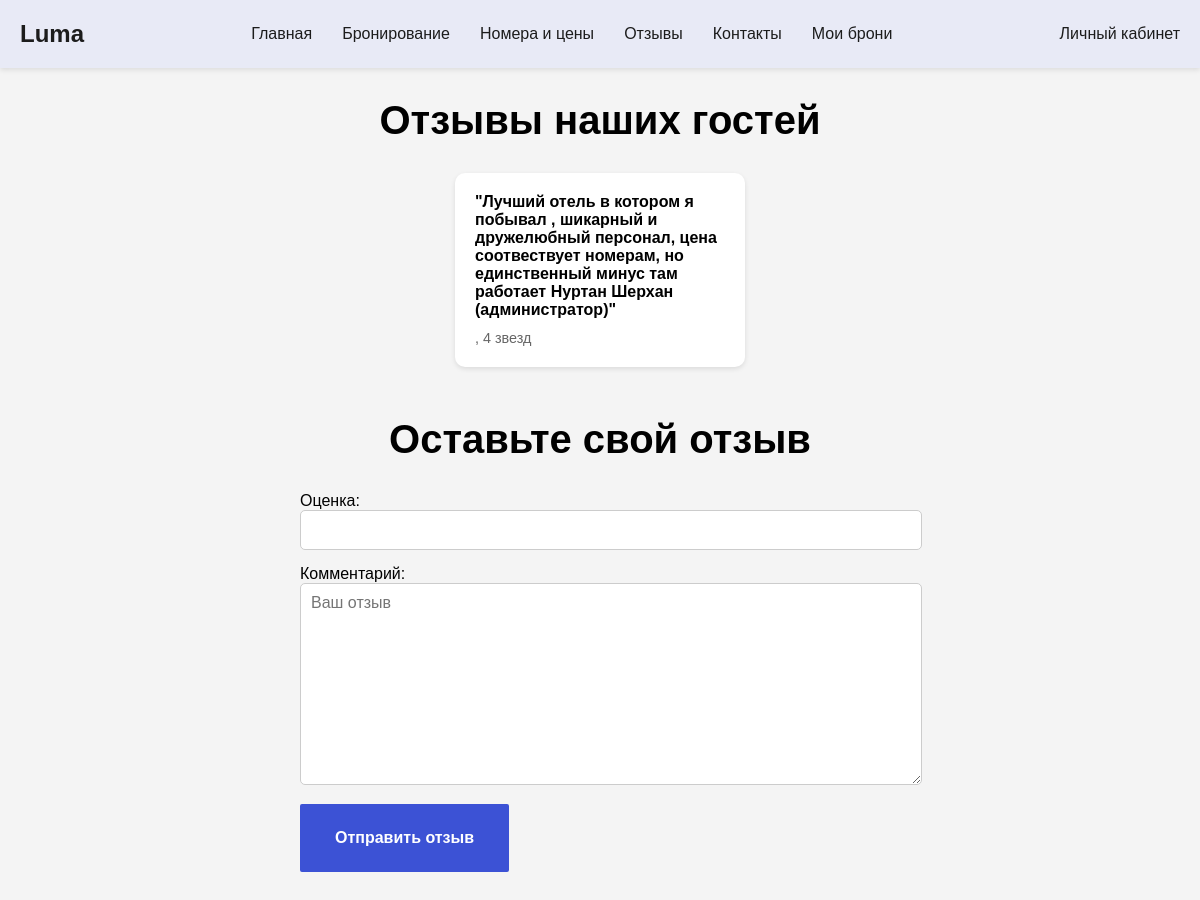
The app's page /reviews/ with its own data.
### booking/models.py (models this page shows, shortened)
class Review(models.Model):
    user = models.ForeignKey(User, on_delete=models.CASCADE, verbose_name="Пользователь")
    booking = models.ForeignKey(Booking, on_delete=models.CASCADE, null=True, blank=True, verbose_name="Бронирование")
    rating = models.IntegerField(validators=[MinValueValidator(1), MaxValueValidator(5)], verbose_name="Оценка")
    comment = models.TextField(verbose_name="Комментарий")
    created_at = models.DateTimeField(auto_now_add=True, verbose_name="Дата написания")
    is_approved = models.BooleanField(default=False, verbose_name="Одобрено")
    class Meta:
        verbose_name = "Отзыв"
        verbose_name_plural = "Отзывы"

### booking/views.py (the view)
# urls.py: path('reviews/', views.reviews_view, name='reviews'),
def reviews_view(request):
    reviews = Review.objects.filter(is_approved=True).order_by('-created_at')
    if request.method == 'POST':
        form = ReviewForm(request.POST)
        if form.is_valid():
            review = form.save(commit=False)
            review.user = request.user
            review.save()
            messages.success(request, "Ваш отзыв отправлен на модерацию!")
            return redirect('reviews')
    else:
        form = ReviewForm()
    return render(request, 'reviews.html', {'reviews': reviews, 'form': form})

### booking/forms.py
class ReviewForm(forms.ModelForm):
    class Meta:
        model = Review
        fields = ['rating', 'comment']
        widgets = {
            'rating': forms.NumberInput(attrs={'min': 1, 'max': 5}),
            'comment': forms.Textarea(attrs={'placeholder': 'Ваш отзыв'}),
        }

### booking/templates/reviews.html (shortened to what this page needs)
{% load static %}
<!DOCTYPE html>
<html lang="ru">
<head>
    <link rel="stylesheet" href="{% static 'styles.css' %}">
</head>
<body>
    <header>
        <div class="logo">Luma</div>
        <nav>
            <ul>
                <li><a href="{% url 'home' %}">Главная</a></li>
                <li><a href="{% url 'booking' %}">Бронирование</a></li>
                <li><a href="{% url 'room_list' %}">Номера и цены</a></li>
                <li><a href="{% url 'reviews' %}">Отзывы</a></li>
                <li><a href="{% url 'contact' %}">Контакты</a></li>
                <li><a href="{% url 'my_bookings' %}">Мои брони</a></li>
            </ul>
        </nav>
        <div class="user-account">Личный кабинет</div>
    </header>
    <main>
        <section class="reviews-section">
            <h2>Отзывы наших гостей</h2>
            {% if reviews %}
                <div class="reviews-con">
                    {% for review in reviews %}
                        <div class="review-card">
                            <h4>"{{ review.comment }}"</h4>
                            <span>{{ review.user.first_name }} {{ review.user.last_name }}, {{ review.rating }} звезд</span>
                        </div>
                    {% endfor %}
                </div>
            {% else %}
                <p>Пока нет отзывов.</p>
            {% endif %}
            <h2>Оставьте свой отзыв</h2>
            <form method="post">
                {{ form.as_p }}
                <button type="submit" class="btn">Отправить отзыв</button>
            </form>
        </section>
    </main>
</body>
</html>

### booking/static/styles.css (style rules this page uses)
* { margin: 0; padding: 0; font-family: 'Montserrat', sans-serif; }
body { background-color: #F4F4F4; }
header { display: flex; align-items: center; justify-content: space-between; padding: 20px; background-color: #E8EAF6; box-shadow: 0 2px 5px rgba(0,0,0,0.1); }
.logo { font-size: 24px; font-weight: bold; color: #1C1C1C; }
nav ul { list-style: none; display: flex; gap: 30px; margin: 0; padding: 0; }
nav ul li a { text-decoration: none; color: #1C1C1C; font-weight: 500; transition: all 0.3s ease-in-out; }
.user-account { font-weight: 500; color: #1C1C1C; cursor: pointer; transition: all 0.3s ease-in-out; }
main { display: flex; flex-direction: column; min-height: 100vh; text-align: center; }
.btn { background-color: #3C52D5; padding: 20px 30px; border-radius: 2px; border: 5px solid #3C52D5; font-size: 16px; transition: all 0.45s ease-in-out; color: #fff; font-weight: 700; text-decoration: none; display: inline-block; }
.booking-section, .reviews-section, .contact-section, .room-list-section { padding: 30px 0; text-align: center; }
.booking-section h2, .reviews-section h2, .contact-section h2, .room-list-section h2 { margin-bottom: 30px; font-size: 2.5em; font-weight: 700; }
form { max-width: 600px; margin: 0 auto; text-align: left; }
form p { margin-bottom: 15px; }
form input, form textarea, form select { width: 100%; padding: 10px; border: 1px solid #ccc; border-radius: 5px; font-size: 1em; }
form textarea { resize: vertical; }
.reviews-con { display: flex; flex-wrap: wrap; justify-content: center; gap: 20px; margin-bottom: 50px; }
.review-card { background-color: #fff; padding: 20px; border-radius: 10px; box-shadow: 0 2px 5px rgba(0,0,0,0.1); width: 250px; text-align: left; }
.review-card h4 { margin-bottom: 10px; }
.review-card span { color: #666; font-size: 0.9em; }

### records on screen
Review: comment "Лучший отель в котором я побывал , шикарный и дружелюбный персонал, цена соотвествует номерам, но единственный минус там работает Нуртан Шерхан (администратор)", rating "4"
